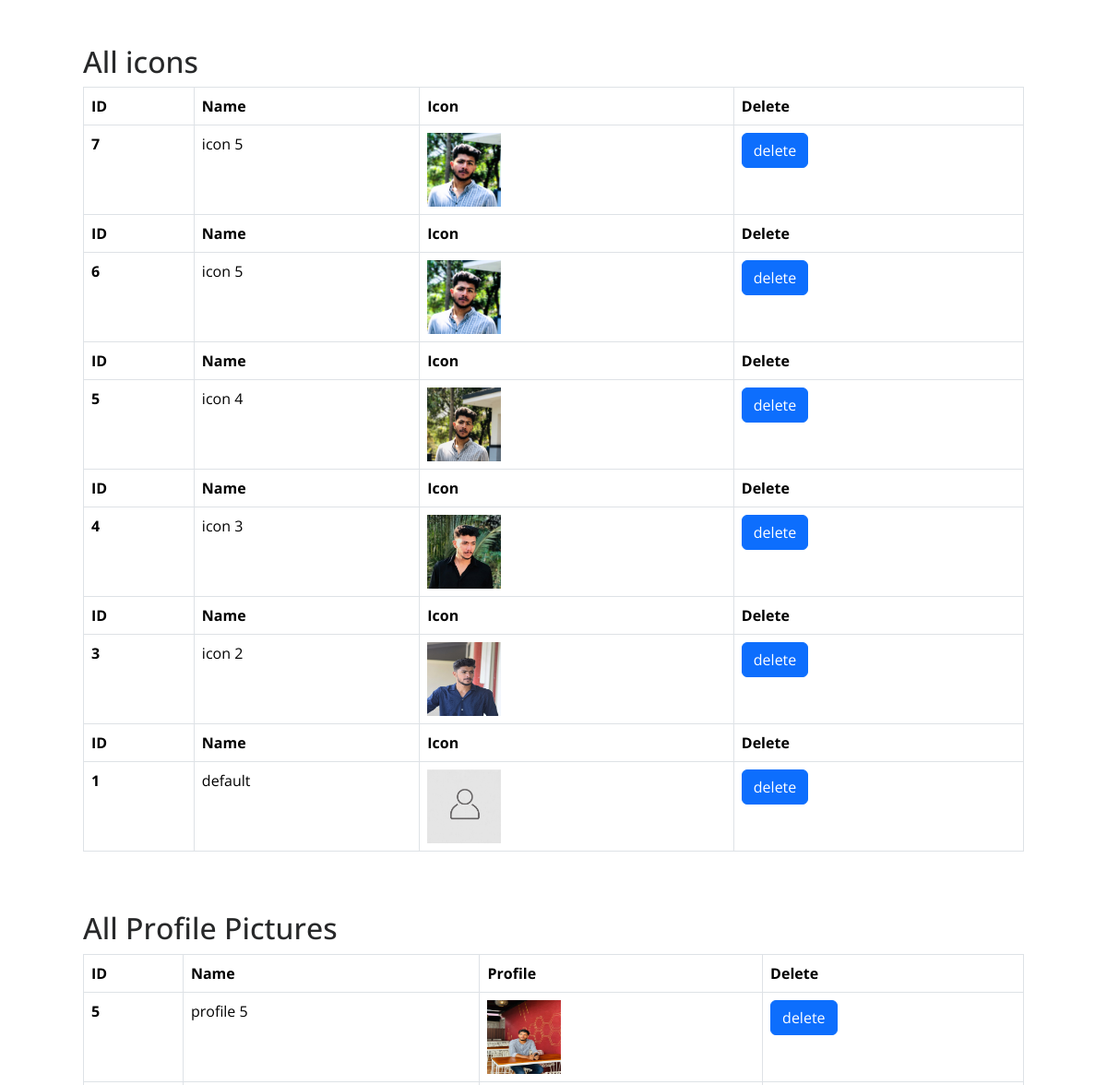
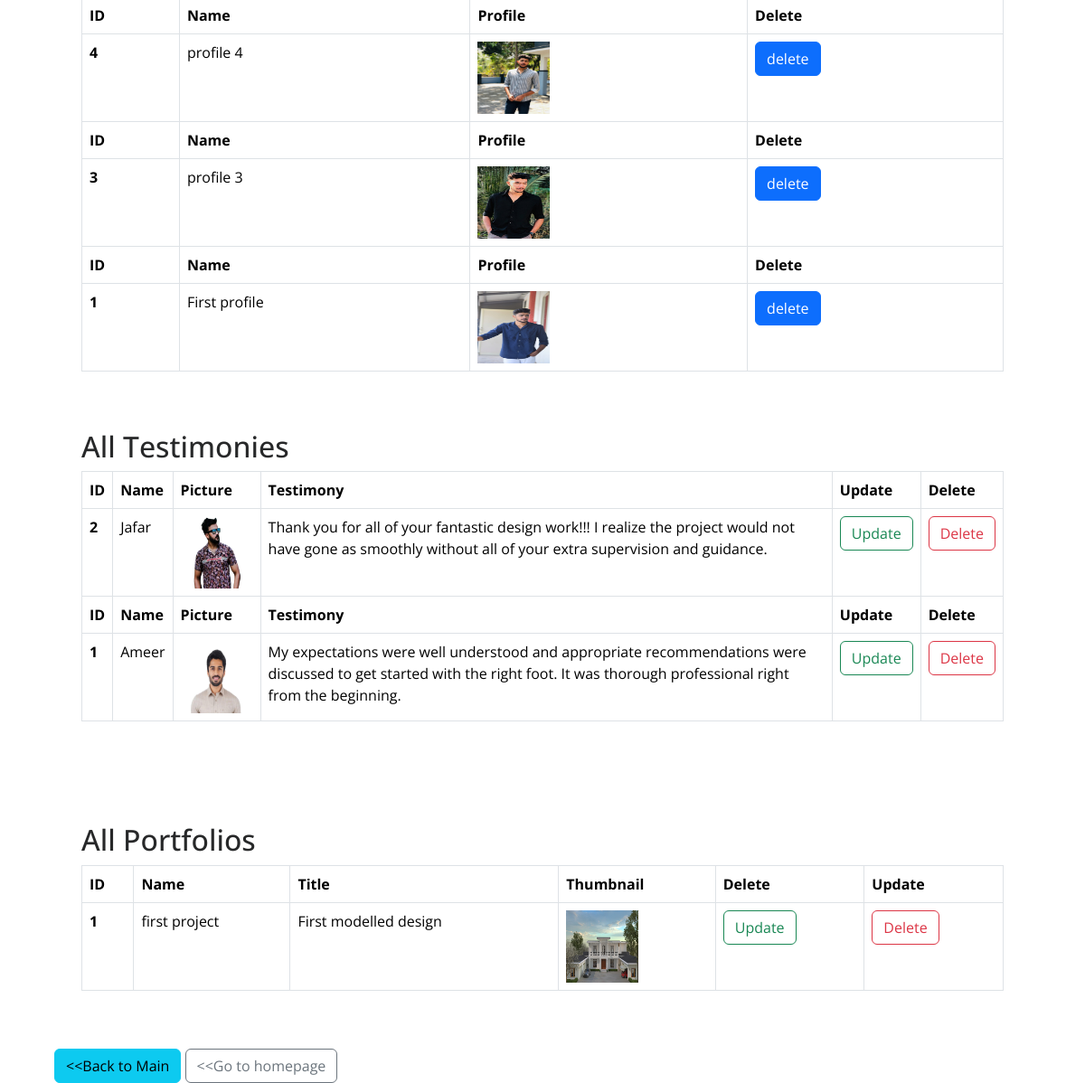
The page /gallery on the database its author committed (2 pictures, top to bottom).
### pflio/models.py (models this page shows, shortened)
class Icon(models.Model):
    name = models.CharField(max_length=60)
    icon = models.FileField(upload_to='icons')

class Profile(models.Model):
    name = models.CharField(max_length=60)
    profile = models.FileField(upload_to='profiles')

class Testimony(models.Model):
    name = models.CharField(max_length=100)
    designation = models.CharField(max_length=100)
    testimony = models.TextField()
    picture = models.ImageField(upload_to='testimonies', blank=True)

class Portfolio(models.Model):
    INTERIOR = 'interior'
    EXTERIOR = 'exterior'
    CATEGORY_CHOICES = [
        (INTERIOR, 'Interior'),
        (EXTERIOR, 'Exterior'),
        ]
    name = models.CharField(max_length=60)
    title = models.CharField(max_length=100)
    category = models.CharField(max_length=50, choices=CATEGORY_CHOICES)
    date = models.DateField(auto_now_add=True)
    img = models.ImageField(upload_to='portfolios')
    img2 = models.ImageField(upload_to='portfolios', blank=True, null=True)
    img3 = models.ImageField(upload_to='portfolios', blank=True, null=True)
    img4 = models.ImageField(upload_to='portfolios', blank=True, null=True)
    img5 = models.ImageField(upload_to='portfolios', blank=True, null=True)
    img6 = models.ImageField(upload_to='portfolios', blank=True, null=True)
    img7 = models.ImageField(upload_to='portfolios', blank=True, null=True)
    img8 = models.ImageField(upload_to='portfolios', blank=True, null=True)
    img9 = models.ImageField(upload_to='portfolios', blank=True, null=True)
    img10 = models.ImageField(upload_to='portfolios', blank=True, null=True)
    description = models.TextField()
    client = models.CharField(max_length=100)
    project_date = models.DateField()

### pflio/views.py (the view)
# urls.py: path('gallery',views.gallery,name='gallery'),
def gallery(request):
    ic = Icon.objects.all()
    prof = Profile.objects.all()
    testimony = Testimony.objects.all()
    port = Portfolio.objects.all()
    context = {'ic':ic, 'prof':prof, 'port':port,'testimony':testimony}
    return render(request, 'gallery.html', context)

### pflio/templates/gallery.html
{% extends "allhead.html" %}
{% block content %}
<div class="container">
  <div class="container">
    <br><br>
    <p class="h2">All icons</p>
    <table class="table table-bordered">
    {% for image in ic reversed %}
      <thead>
        <tr>
          <th scope="col">ID</th>
          <th scope="col">Name</th>
          <th scope="col">Icon</th>
          <th scope="col">Delete</th>
        </tr>
      </thead>
      <tbody>
        <tr>
          <th scope="row">{{ image.id }}</th>
          <td>{{ image.name }}</td>
          <td><img src="{{ image.icon.url }}" alt="" style="height: 5rem; width: 5rem;"></td>
          <td><a href="{% url "delete-icon" image.pk %}" class="btn btn-primary">delete</a></td>
        </tr>
        {% endfor %}
      </tbody>
    </table>
  </div>
  <div class="container">
    <br><br>
    <p class="h2">All Profile Pictures</p>
    <table class="table table-bordered">
    {% for profile in prof reversed %}
      <thead>
        <tr>
          <th scope="col">ID</th>
          <th scope="col">Name</th>
          <th scope="col">Profile</th>
          <th scope="col">Delete</th>
        </tr>
      </thead>
      <tbody>
        <tr>
          <th scope="row">{{ profile.id }}</th>
          <td>{{ profile.name }}</td>
          <td><img src="{{ profile.profile.url }}" alt="" style="height: 5rem; width: 5rem;"></td>
          <td><a href="{% url "delete-prof" profile.pk %}" class="btn btn-primary">delete</a></td>
        </tr>
        {% endfor %}
      </tbody>
    </table>
  </div>
  <div class="container">
    <br><br>
    <p class="h2">All Testimonies</p>
    <table class="table table-bordered">
    {% for test in testimony reversed %}
      <thead>
        <tr>
          <th scope="col">ID</th>
          <th scope="col">Name</th>
          <th scope="col">Picture</th>
          <th scope="col">Testimony</th>
          <th scope="col">Update</th>
          <th scope="col">Delete</th>
        </tr>
      </thead>
      <tbody>
        <tr>
          <th scope="row">{{ test.id }}</th>
          <td>{{ test.name }}</td>
          <td><img src="{{ test.picture.url }}" alt="" style="height: 5rem; width: 5rem;"></td>
          <td>{{ test.testimony }}</td>
          <td><a href="{% url "update-testimony" test.pk %}" class="btn btn-outline-success">Update</a></td>
          <td><a href="{% url "delete-testimony" test.pk %}" class="btn btn-outline-danger">Delete</a></td>
        </tr>
        {% endfor %}
      </tbody>
    </table>
  </div>
  <br><br>
  <div class="container">
    <br><br>
    <p class="h2">All Portfolios</p>
    <table class="table table-bordered">
    {% for t in port reversed %}
      <thead>
        <tr>
          <th scope="col">ID</th>
          <th scope="col">Name</th>
          <th scope="col">Title</th>
          <th scope="col">Thumbnail</th>
          <th scope="col">Delete</th>
          <th scope="col">Update</th>
        </tr>
      </thead>
      <tbody>
        <tr>
          <th scope="row">{{ t.id }}</th>
          <td>{{ t.name }}</td>
          <td>{{ t.title }}</td>
          <td><img src="{{ t.img.url }}" alt="" style="height: 5rem; width: 5rem;"></td>
          <td><a href="{% url "portfolio-update" t.pk %}" class="btn btn-outline-success">Update</a></td>
          <td><a href="{% url "delete-portfolio" t.pk %}" class="btn btn-outline-danger">Delete</a></td>
        </tr>
        {% endfor %}
      </tbody>
    </table>
  </div>
  <br><br>
  <a href="{% url "adminindex" %}"><button class="btn btn-info">&lt;&lt;Back to Main</button></a>
  <a href="{% url "index" %}"><button class="btn btn-outline-secondary">&lt;&lt;Go to homepage</button></a>
</div>
{% endblock %}

### pflio/templates/allhead.html (shortened to what this page needs)
<!DOCTYPE html>
<html lang="en">
<head>
  {% load static %}
  <link href="{% static 'vendor/aos/aos.css' %}" rel="stylesheet">
  <link href="{% static 'vendor/bootstrap/css/bootstrap.min.css' %}" rel="stylesheet">
  <link href="{% static 'vendor/bootstrap-icons/bootstrap-icons.css' %}" rel="stylesheet">
  <link href="{% static 'vendor/boxicons/css/boxicons.min.css' %}" rel="stylesheet">
  <link href="{% static 'vendor/glightbox/css/glightbox.min.css' %}" rel="stylesheet">
  <link href="{% static 'vendor/swiper/swiper-bundle.min.css' %}" rel="stylesheet">
  <link href="{% static 'css/style.css' %}" rel="stylesheet">
<body>
{% block content %}
{% endblock  %}
</body>
</head>

### pflio/static/css/style.css (style rules this page uses)
body { font-family: "Open Sans", sans-serif; color: #272829; }
a { color: #149ddd; text-decoration: none; }
.container, .container-fluid { padding-left: 30px; padding-right: 30px; }

### rows shown on the page
Icon: id "7", name "icon 5", icon (picture)
Icon: id "6", name "icon 5", icon (picture)
Icon: id "5", name "icon 4", icon (picture)
Icon: id "4", name "icon 3", icon (picture)
Icon: id "3", name "icon 2", icon (picture)
Icon: id "1", name "default", icon (placeholder picture)
Profile: id "5", name "profile 5", profile (picture)
Profile: id "4", name "profile 4", profile (picture)
Profile: id "3", name "profile 3", profile (picture)
Profile: id "1", name "First profile", profile (picture)
Testimony: id "2", name "Jafar", picture (picture), testimony "Thank you for all of your fantastic design work!!! I realize the project would not have gone as smoothly without all of your extra supervision and guidance."
Testimony: id "1", name "Ameer", picture (picture), testimony "My expectations were well understood and appropriate recommendations were discussed to get started with the right foot. It was thorough professional right from the beginning."
Portfolio: id "1", name "first project", title "First modelled design", img (picture)
